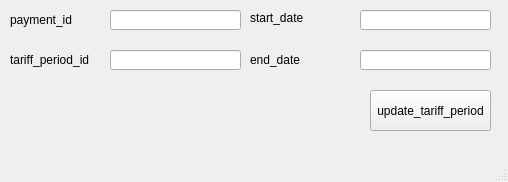
<?xml version="1.0" encoding="UTF-8"?>
<ui version="4.0">
 <class>update_tariff_period_window</class>
 <widget class="QMainWindow" name="update_tariff_period_window">
  <property name="geometry">
   <rect>
    <x>0</x>
    <y>0</y>
    <width>508</width>
    <height>182</height>
   </rect>
  </property>
  <property name="windowTitle">
   <string>MainWindow</string>
  </property>
  <widget class="QWidget" name="centralwidget">
   <widget class="QLabel" name="label">
    <property name="geometry">
     <rect>
      <x>10</x>
      <y>10</y>
      <width>91</width>
      <height>20</height>
     </rect>
    </property>
    <property name="text">
     <string>payment_id</string>
    </property>
   </widget>
   <widget class="QLabel" name="label_3">
    <property name="geometry">
     <rect>
      <x>250</x>
      <y>50</y>
      <width>111</width>
      <height>20</height>
     </rect>
    </property>
    <property name="text">
     <string>end_date</string>
    </property>
   </widget>
   <widget class="QLabel" name="label_4">
    <property name="geometry">
     <rect>
      <x>250</x>
      <y>10</y>
      <width>71</width>
      <height>16</height>
     </rect>
    </property>
    <property name="text">
     <string>start_date</string>
    </property>
   </widget>
   <widget class="QLineEdit" name="lineEdit_payment_id">
    <property name="geometry">
     <rect>
      <x>110</x>
      <y>10</y>
      <width>131</width>
      <height>20</height>
     </rect>
    </property>
   </widget>
   <widget class="QLineEdit" name="lineEdit_end_date">
    <property name="geometry">
     <rect>
      <x>360</x>
      <y>50</y>
      <width>131</width>
      <height>20</height>
     </rect>
    </property>
   </widget>
   <widget class="QLineEdit" name="lineEdit_start_date">
    <property name="geometry">
     <rect>
      <x>360</x>
      <y>10</y>
      <width>131</width>
      <height>20</height>
     </rect>
    </property>
   </widget>
   <widget class="QPushButton" name="update_tariff_period_button">
    <property name="geometry">
     <rect>
      <x>370</x>
      <y>90</y>
      <width>121</width>
      <height>41</height>
     </rect>
    </property>
    <property name="text">
     <string>update_tariff_period</string>
    </property>
   </widget>
   <widget class="QLabel" name="label_5">
    <property name="geometry">
     <rect>
      <x>10</x>
      <y>50</y>
      <width>91</width>
      <height>20</height>
     </rect>
    </property>
    <property name="text">
     <string>tariff_period_id</string>
    </property>
   </widget>
   <widget class="QLineEdit" name="lineEdit_tariff_period_id">
    <property name="geometry">
     <rect>
      <x>110</x>
      <y>50</y>
      <width>131</width>
      <height>20</height>
     </rect>
    </property>
   </widget>
  </widget>
  <widget class="QMenuBar" name="menubar">
   <property name="geometry">
    <rect>
     <x>0</x>
     <y>0</y>
     <width>508</width>
     <height>21</height>
    </rect>
   </property>
  </widget>
  <widget class="QStatusBar" name="statusbar"/>
 </widget>
 <resources/>
 <connections/>
</ui>
